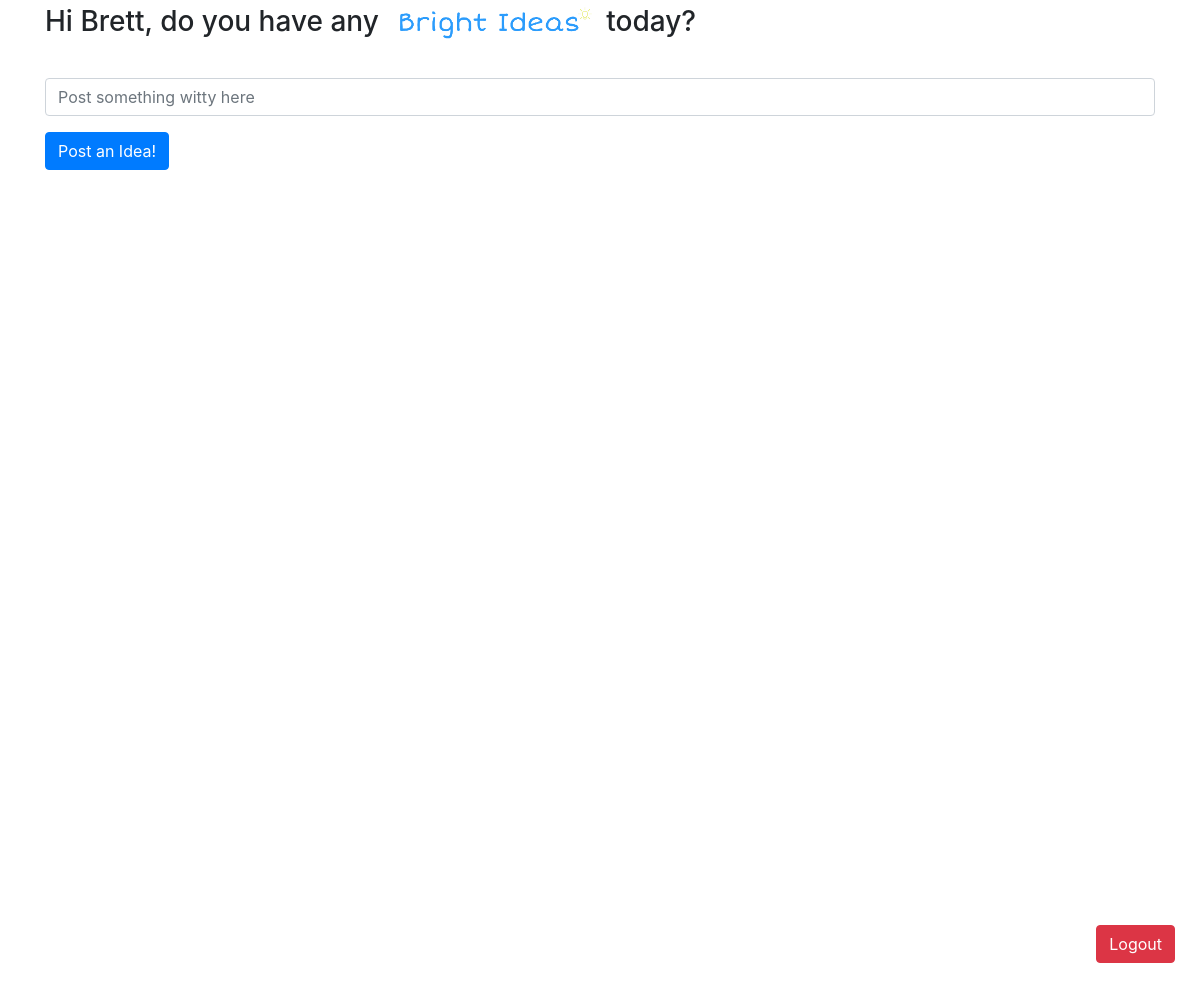
/bright_ideas (signed in), run on an earlier commit of the app's database.
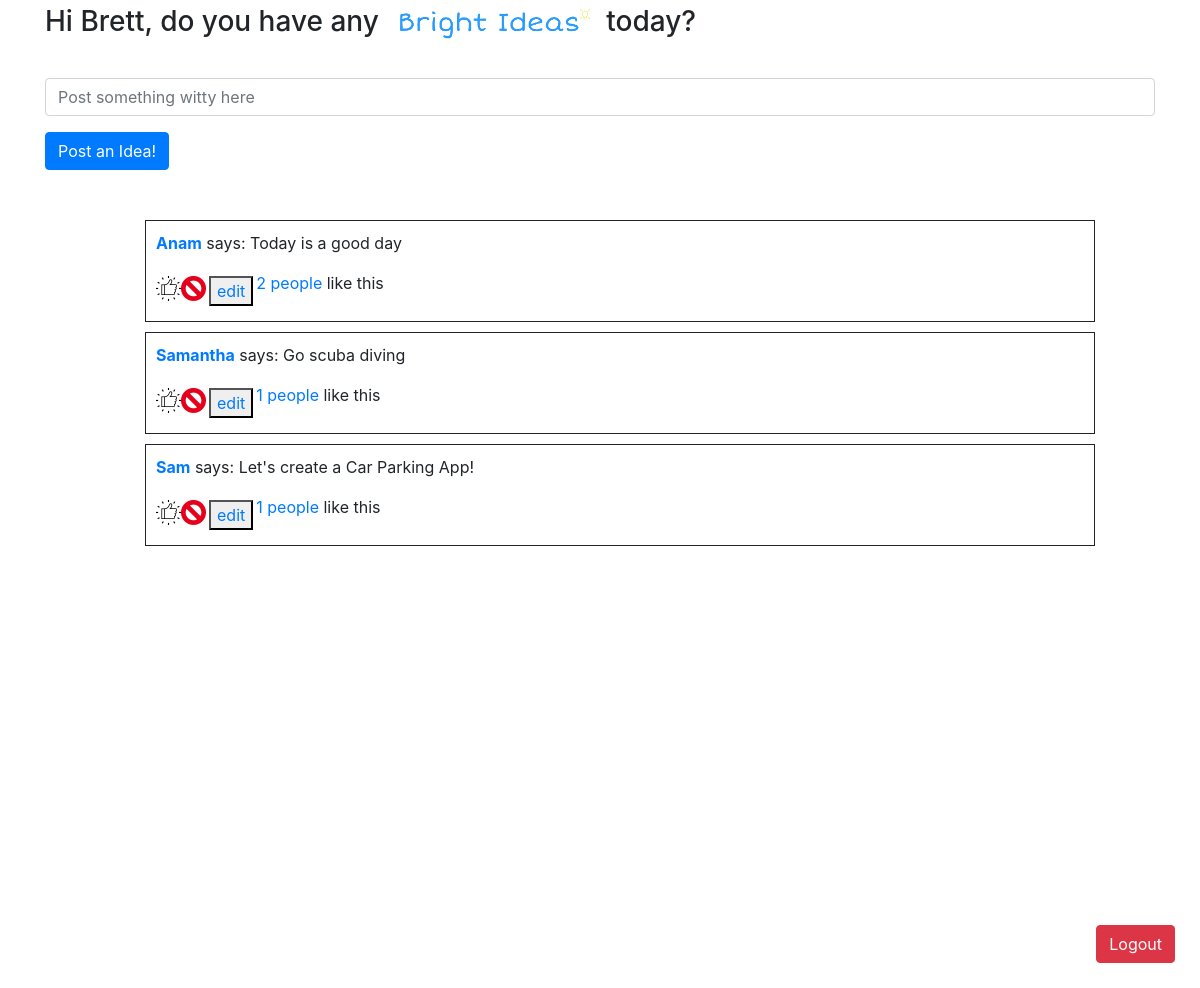
And on a later commit of the database.
### app.py (models this page shows, shortened)
class Post(db.Model):
    __tablename__="posts"
    id=db.Column(db.Integer, primary_key=True)
    message=db.Column(db.String(255))
    author_id=db.Column(db.Integer,db.ForeignKey("users.id"))
    author=db.relationship("User", backref="posts")
    likers=db.relationship("User", secondary=likes_table)
    created_at=db.Column(db.DateTime, server_default=func.now())
    updated_at=db.Column(db.DateTime, server_default=func.now(),onupdate=func.now())

class User(db.Model):
    __tablename__ = "users"
    id=db.Column(db.Integer, primary_key=True)
    first_name=db.Column(db.String(255))
    last_name=db.Column(db.String(255))
    email=db.Column(db.String(255))
    password_hash=db.Column(db.String(255))
    liked_posts=db.relationship("Post", secondary=likes_table)
    followers=db.relationship("User",
        secondary=followers_table,
        primaryjoin=id==followers_table.c.followed_id,
        secondaryjoin=id==followers_table.c.follower_id,
        backref="following")
    created_at=db.Column(db.DateTime, server_default=func.now())
    updated_at=db.Column(db.DateTime, server_default=func.now(),onupdate=func.now())

### app.py (the view)
@app.route("/bright_ideas")
def bright_ideas():
    if "user_logged_in" not in session:
        flash("Please Log In")
        return redirect("/")
    user_logged_in=User.query.get(session['user_logged_in']['id'])
    approved_users_ids = [user.id for user in user_logged_in.following] + [user_logged_in.id]
    all_posts=Post.query.all()
    return render_template("bright_ideas.html", posts=all_posts)

### templates/bright_ideas.html (shortened to what this page needs)
<!DOCTYPE html>
<html lang="en">
<head>
    <link rel="stylesheet" href="https://stackpath.bootstrapcdn.com/bootstrap/4.3.1/css/bootstrap.min.css">
    <link rel="stylesheet" type="text/css" href="{{url_for('static', filename='styles/bright_ideas.css')}}">
</head>
<body>
    <div class="container">
        <h3>Hi {{session['user_logged_in']['first']}}, do you have any<img src="/static/images/brightideas.png"> today?</h3>
        <form action="/add_post" method="POST">
            <div class="form-group">
                <input type="text" class="form-control" name="message" placeholder="Post something witty here">
            </div>
           <button type="submit" class="btn btn-primary">Post an Idea!</button>
            <br>
        </form>
        <div class="post">
            <ul style="list-style: none;">
                {% for post in posts %}
                    <li>
                        <a href="/users/{{post.author_id}}"><p><b>{{post.author.first_name}}</b></a> says: {{post.message}}</p>
                        <div class="form-inline">
                                    <!-- <form action="/posts/{{post.id}}/unlike" method="POST">
                                        <input type="image" src="/static/images/dislikeimage.png">
                                    </form> -->
                                    <form action="/posts/{{post.id}}/like" method="POST">
                                        <input type="image" src="/static/images/likeimage.png">
                                    </form>
                                <form action="/posts/{{post.id}}/delete" method="POST">
                                    <input type="image" src="/static/images/delete.png">
                                </form>
                            <div class="edit">
                                <button>
                                    <a href="/posts/{{post.id}}/edit">edit</a>
                                </button>
                            </div>
                            <a href="/brightideas/{{post.id}}"><p>{{post.likers | length}} people </a> like this</p>
                        </div>
                    </li>
                {% endfor %}
            </ul>
        </div>
    </div>
    <a href="/logout"><button type="button" class="btn btn-danger">Logout</button></a>
</body>
</html>

What changed in the data, as far as the page shows it:
added Post: author.first_name "Anam", message "Today is a good day", likers|length "2"
added Post: author.first_name "Samantha", message "Go scuba diving", likers|length "1"
added Post: author.first_name "Sam", message "Let's create a Car Parking App!", likers|length "1"
